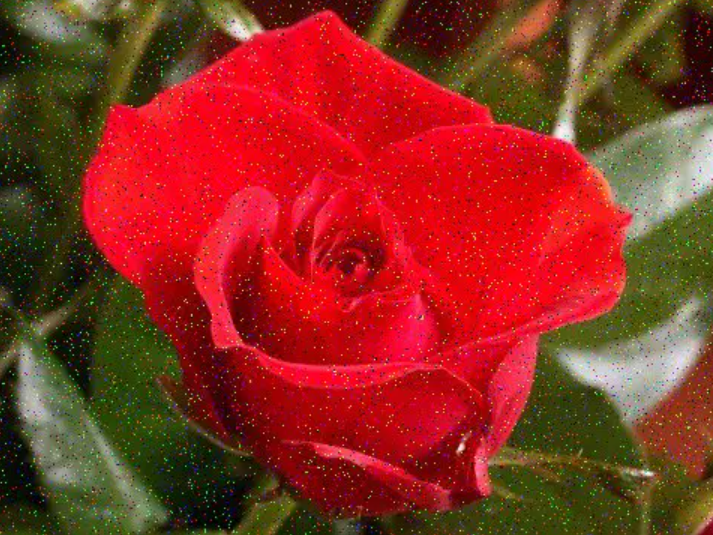
#> input picture Tugas 4/mawar.png, 713 x 535 px
$ python butterworthandgaussianhighpass.py
#> lines starting #> are read from the running program, lines starting #| are printed output that depends on the picture
import cv2
import numpy as np
from matplotlib import pyplot as plt

# Load the image in grayscale
img = cv2.imread('mawar.png', 0)
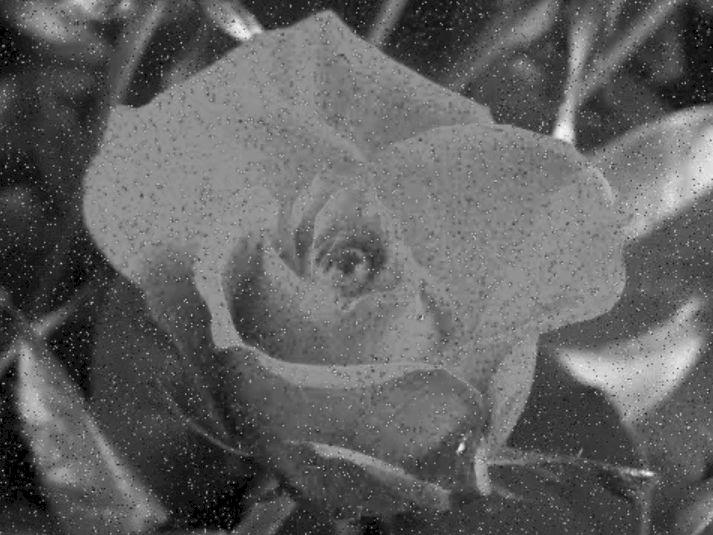
#> img: shape (535, 713); min 0, max 245, mean 97

# Compute the DFT
dft = cv2.dft(np.float32(img), flags=cv2.DFT_COMPLEX_OUTPUT)
dft_shift = np.fft.fftshift(dft)

# Create a mask for the highpass filter
rows, cols = img.shape
#> rows = 535; cols = 713
crow, ccol = rows//2, cols//2
#> crow = 267; ccol = 356
r = 50  # Radius of the filter
bhpf = np.zeros((rows, cols, 2), np.float32)
ghpf = np.zeros((rows, cols, 2), np.float32)
for i in range(rows):
    for j in range(cols):
        dist = np.sqrt((i-crow)**2 + (j-ccol)**2)
        bhpf[i, j, 0] = 1 / (1 + (r/dist)**(2*4))  # 4th order Butterworth highpass filter
        ghpf[i, j, 0] = 1 - np.exp(-((dist**2)/(2*(r**2))))  # Gaussian highpass filter
        bhpf[i, j, 1] = bhpf[i, j, 0]
        ghpf[i, j, 1] = ghpf[i, j, 0]

# Apply the Butterworth Highpass Filter
dft_shift_bhpf = dft_shift * bhpf
bhpf = np.fft.ifftshift(dft_shift_bhpf)
bhpf = cv2.idft(bhpf)
bhpf = cv2.magnitude(bhpf[:, :, 0], bhpf[:, :, 1])
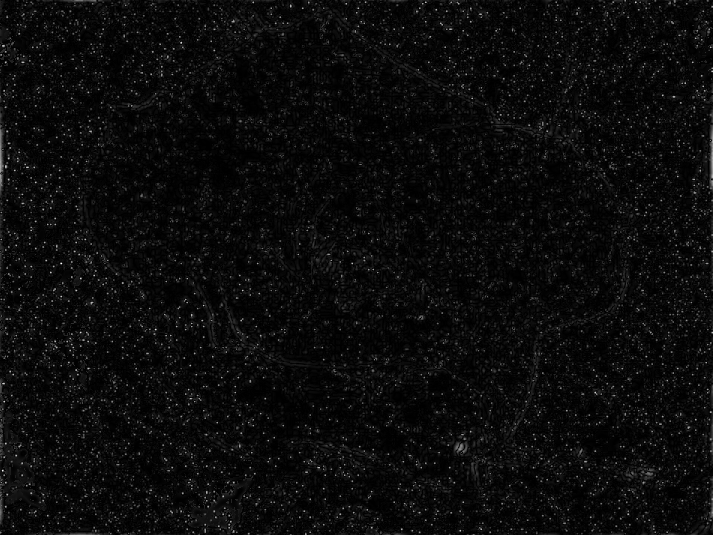
#> bhpf: shape (535, 713) float32; min 4.28, max 53151536, mean 2403072.2; drawn with min black and max white

# Apply the Gaussian Highpass Filter
dft_shift_ghpf = dft_shift * ghpf
ghpf = np.fft.ifftshift(dft_shift_ghpf)
ghpf = cv2.idft(ghpf)
ghpf = cv2.magnitude(ghpf[:, :, 0], ghpf[:, :, 1])

# Display the original, Butterworth Highpass Filter, and Gaussian Highpass Filter
plt.subplot(131), plt.imshow(img, cmap='gray')
plt.title('Input Image'), plt.xticks([]), plt.yticks([])
plt.subplot(132), plt.imshow(bhpf, cmap='gray')
plt.title('Butterworth Highpass Filter'), plt.xticks([]), plt.yticks([])
plt.subplot(133), plt.imshow(ghpf, cmap='gray')
plt.title('Gaussian Highpass Filter'), plt.xticks([]), plt.yticks([])
plt.show()
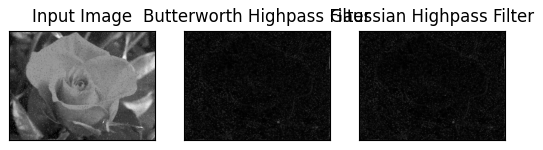
#> figure drawn by matplotlib, 3 panels

$ run again, with Tugas 4/noise.jpg saved as Tugas 4/mawar.png
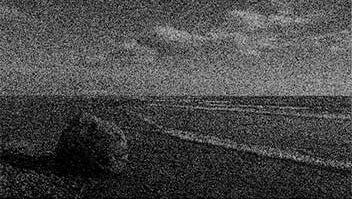
#> input picture Tugas 4/noise.jpg, 352 x 199 px
#> img is the input picture: shape (199, 352); min 0, max 221, mean 71.5
#> `bhpf = cv2.magnitude(bhpf[:, :, 0], bhpf[:, :, 1])`:
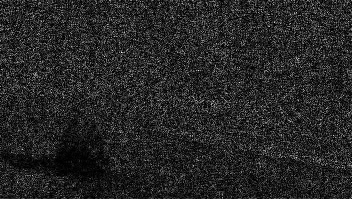
#> bhpf: shape (199, 352) float32; min 17.21, max 8313540.5, mean 1262422.6; drawn with min black and max white
#> `plt.show()`:
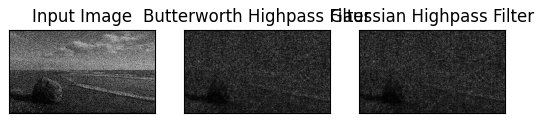
#> figure drawn by matplotlib, 3 panels
